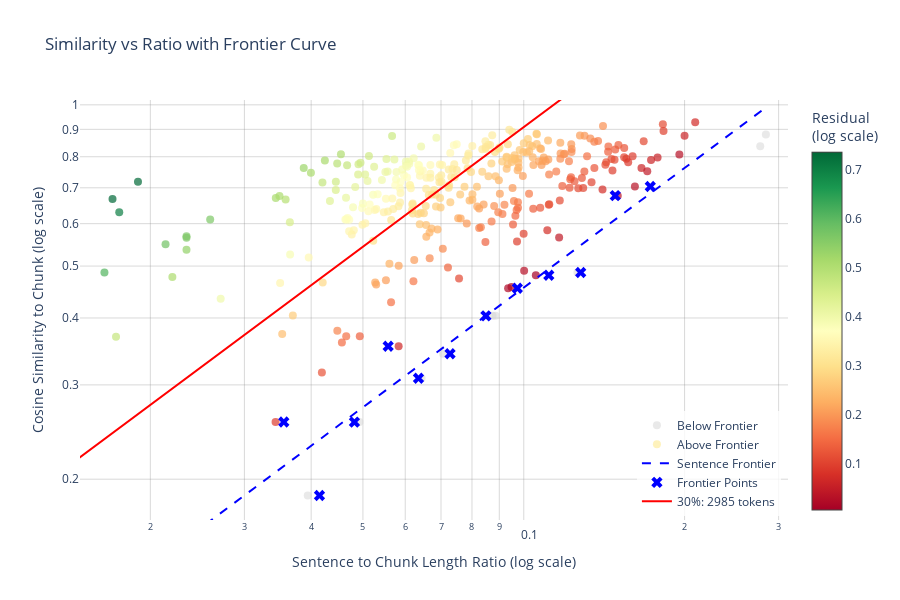

Notebook code cell kept with this figure:
### Code cell
fig = visualizer.plot_with_frontier_interactive(
    similarities=result['all_similarities'],
    ratios=result['ratios'],
    slope=slope,
    intercept=intercept,
    info=info,
    sentences=result['all_sentences'],  # Use flattened list of sentence texts
    x_opt=[result['x_opt']],  # Optional threshold curves
    labels=[f"{objective_percentages[1]*100:.0f}%: {result['selected_tokens']} tokens"],  # Optional labels
    save_path="output.html",  # Saves as interactive HTML
)

### Figure 1 — Plotly figure (JSON) as saved in the notebook; plotly's stock layout.template omitted (floating-point values rounded to 4 significant figures; data arrays with more than 128 entries replaced by an {"elided": "..."} marker saying what was removed)
{"data": [{"customdata": ["Over the long term, the United States faces a large and growing structural budget deficit primarily ...<br><b>Ratio:</b> 0.1260<br><b>Similarity:</b> 0.4864<br><b>Residual:</b> -0.0463", "Continuing on this imprudent and unsustainable fiscal path will gradually erode, if not suddenly dam...<br><b>Ratio:</b> 0.0874<br><b>Similarity:</b> 0.4036<br><b>Residual:</b> -0.0095", "Businesses also have information-reporting responsibilities—employers send wage statements to their ...<br><b>Ratio:</b> 0.2771<br><b>Similarity:</b> 0.8365<br><b>Residual:</b> -0.0647", "The tax reform debate of the last several years has focused attention on several important choices, ...<br><b>Ratio:</b> 0.2840<br><b>Similarity:</b> 0.8806<br><b>Residual:</b> -0.0503", "We live now in a much more global economy, with highly mobile capital, and with investment options a...<br><b>Ratio:</b> 0.0885<br><b>Similarity:</b> 0.4038<br><b>Residual:</b> -0.0133", "More firms operate multinationally and willingly move operations and capital around the world as the...<br><b>Ratio:</b> 0.0644<br><b>Similarity:</b> 0.3087<br><b>Residual:</b> -0.0273", "Individuals making key contributions to this testimony include Jim Wozny, Assistant Director; Donald...<br><b>Ratio:</b> 0.0706<br><b>Similarity:</b> 0.3430<br><b>Residual:</b> -0.0113", "This appendix provides a brief description of several of these proposals.<br><b>Ratio:</b> 0.0394<br><b>Similarity:</b> 0.1865<br><b>Residual:</b> -0.0881", "It may be reproduced and distributed in its entirety without further permission from GAO.<br><b>Ratio:</b> 0.0493<br><b>Similarity:</b> 0.2556<br><b>Residual:</b> -0.0228"], "hovertemplate": "%{customdata}<extra></extra>", "marker": {"color": "lightgrey", "opacity": 0.5, "size": 8}, "mode": "markers", "name": "Below Frontier", "type": "scatter", "x": [0.126, 0.08745, 0.2771, 0.284, 0.08854, 0.06437, 0.07061, 0.03942, 0.04925], "y": [0.4864, 0.4036, 0.8365, 0.8806, 0.4038, 0.3087, 0.343, 0.1865, 0.2556]}, {"customdata": {"elided": "322 str values"}, "hovertemplate": "%{customdata}<extra></extra>", "marker": {"color": {"elided": "322 float values"}, "colorbar": {"title": {"text": "Residual<br>(log scale)"}}, "colorscale": [[0, "rgb(165,0,38)"], [0.1, "rgb(215,48,39)"], [0.2, "rgb(244,109,67)"], [0.3, "rgb(253,174,97)"], [0.4, "rgb(254,224,139)"], [0.5, "rgb(255,255,191)"], [0.6, "rgb(217,239,139)"], [0.7, "rgb(166,217,106)"], [0.8, "rgb(102,189,99)"], [0.9, "rgb(26,152,80)"], [1, "rgb(0,104,55)"]], "opacity": 0.7, "size": 8}, "mode": "markers", "name": "Above Frontier", "type": "scatter", "x": {"elided": "322 float values"}, "y": {"elided": "322 float values"}}, {"hoverinfo": "skip", "line": {"color": "blue", "dash": "dash", "width": 2}, "mode": "lines", "name": "Sentence Frontier", "type": "scatter", "x": [0.01641, 0.01689, 0.01738, 0.01789, 0.01841, 0.01895, 0.0195, 0.02007, 0.02066, 0.02126, 0.02189, 0.02253, 0.02318, 0.02386, 0.02456, 0.02528, 0.02601, 0.02677, 0.02756, 0.02836, 0.02919, 0.03004, 0.03092, 0.03182, 0.03275, 0.03371, 0.0347, 0.03571, 0.03675, 0.03783, 0.03893, 0.04007, 0.04124, 0.04244, 0.04368, 0.04496, 0.04627, 0.04763, 0.04902, 0.05045, 0.05192, 0.05344, 0.055, 0.05661, 0.05826, 0.05996, 0.06172, 0.06352, 0.06538, 0.06729, 0.06925, 0.07128, 0.07336, 0.0755, 0.07771, 0.07998, 0.08231, 0.08472, 0.08719, 0.08974, 0.09236, 0.09506, 0.09784, 0.1007, 0.1036, 0.1067, 0.1098, 0.113, 0.1163, 0.1197, 0.1232, 0.1268, 0.1305, 0.1343, 0.1382, 0.1423, 0.1464, 0.1507, 0.1551, 0.1596, 0.1643, 0.1691, 0.174, 0.1791, 0.1844, 0.1897, 0.1953, 0.201, 0.2069, 0.2129, 0.2191, 0.2255, 0.2321, 0.2389, 0.2459, 0.2531, 0.2605, 0.2681, 0.2759, 0.284], "y": [0.1192, 0.1218, 0.1244, 0.1271, 0.1298, 0.1326, 0.1355, 0.1384, 0.1414, 0.1445, 0.1476, 0.1508, 0.154, 0.1574, 0.1608, 0.1642, 0.1678, 0.1714, 0.1751, 0.1789, 0.1828, 0.1867, 0.1907, 0.1949, 0.1991, 0.2034, 0.2078, 0.2122, 0.2168, 0.2215, 0.2263, 0.2312, 0.2362, 0.2413, 0.2465, 0.2518, 0.2573, 0.2628, 0.2685, 0.2743, 0.2802, 0.2863, 0.2924, 0.2988, 0.3052, 0.3118, 0.3185, 0.3254, 0.3325, 0.3396, 0.347, 0.3545, 0.3621, 0.3699, 0.3779, 0.3861, 0.3944, 0.403, 0.4117, 0.4206, 0.4296, 0.4389, 0.4484, 0.4581, 0.468, 0.4781, 0.4884, 0.499, 0.5098, 0.5208, 0.532, 0.5435, 0.5552, 0.5672, 0.5795, 0.592, 0.6048, 0.6179, 0.6312, 0.6448, 0.6588, 0.673, 0.6875, 0.7024, 0.7176, 0.7331, 0.7489, 0.7651, 0.7816, 0.7985, 0.8157, 0.8333, 0.8514, 0.8697, 0.8885, 0.9077, 0.9273, 0.9474, 0.9678, 0.9887]}, {"customdata": ["<b>Frontier Point</b><br>I would be pleased to answer any questions you may have at this time.<br><b>Ratio:</b> 0.0356<br><b>Similarity:</b> 0.2558", "<b>Frontier Point</b><br>This appendix provides a brief description of several of these proposals.<br><b>Ratio:</b> 0.0415<br><b>Similarity:</b> 0.1865", "<b>Frontier Point</b><br>It may be reproduced and distributed in its entirety without further permission from GAO.<br><b>Ratio:</b> 0.0482<br><b>Similarity:</b> 0.2556", "<b>Frontier Point</b><br>However, directly taxing different individuals at different rates for the same good would be very di...<br><b>Ratio:</b> 0.0557<br><b>Similarity:</b> 0.3542", "<b>Frontier Point</b><br>More firms operate multinationally and willingly move operations and capital around the world as the...<br><b>Ratio:</b> 0.0635<br><b>Similarity:</b> 0.3087", "<b>Frontier Point</b><br>Individuals making key contributions to this testimony include Jim Wozny, Assistant Director; Donald...<br><b>Ratio:</b> 0.0728<br><b>Similarity:</b> 0.3430", "<b>Frontier Point</b><br>Continuing on this imprudent and unsustainable fiscal path will gradually erode, if not suddenly dam...<br><b>Ratio:</b> 0.0849<br><b>Similarity:</b> 0.4036", "<b>Frontier Point</b><br>These criteria are often in conflict with each other, and as a result, there are usually trade-offs ...<br><b>Ratio:</b> 0.0973<br><b>Similarity:</b> 0.4546", "<b>Frontier Point</b><br>Generally there is no single “right” decision about these choices and the options are not limited to...<br><b>Ratio:</b> 0.1114<br><b>Similarity:</b> 0.4807", "<b>Frontier Point</b><br>Over the long term, the United States faces a large and growing structural budget deficit primarily ...<br><b>Ratio:</b> 0.1278<br><b>Similarity:</b> 0.4864", "<b>Frontier Point</b><br>Transfer pricing involves setting the appropriate price for such things as goods, services, or intan...<br><b>Ratio:</b> 0.1483<br><b>Similarity:</b> 0.6768", "<b>Frontier Point</b><br>Such a policy, aimed at lowering the prices of exports, would be offset by an increase in the value ...<br><b>Ratio:</b> 0.1725<br><b>Similarity:</b> 0.7040"], "hovertemplate": "%{customdata}<extra></extra>", "marker": {"color": "blue", "size": 10, "symbol": "x"}, "mode": "markers", "name": "Frontier Points", "type": "scatter", "x": [0.03555, 0.04146, 0.0482, 0.05574, 0.06353, 0.07278, 0.08494, 0.09727, 0.1114, 0.1278, 0.1483, 0.1725], "y": [0.2558, 0.1865, 0.2556, 0.3542, 0.3087, 0.343, 0.4036, 0.4546, 0.4807, 0.4864, 0.6768, 0.704]}, {"hoverinfo": "skip", "line": {"color": "red", "width": 2}, "mode": "lines", "name": "30%: 2985 tokens", "type": "scatter", "x": {"elided": "1000 float values"}, "y": {"elided": "1000 float values"}}], "layout": {"height": 600, "hovermode": "closest", "legend": {"bgcolor": "rgba(255, 255, 255, 0.8)", "x": 0.99, "xanchor": "right", "y": 0.01, "yanchor": "bottom"}, "title": {"text": "Similarity vs Ratio with Frontier Curve"}, "width": 900, "xaxis": {"gridcolor": "rgba(128, 128, 128, 0.3)", "range": [-1.831, -0.5054], "title": {"text": "Sentence to Chunk Length Ratio (log scale)"}, "type": "log"}, "yaxis": {"gridcolor": "rgba(128, 128, 128, 0.3)", "range": [-0.7751, 0.009034], "title": {"text": "Cosine Similarity to Chunk (log scale)"}, "type": "log"}}}
